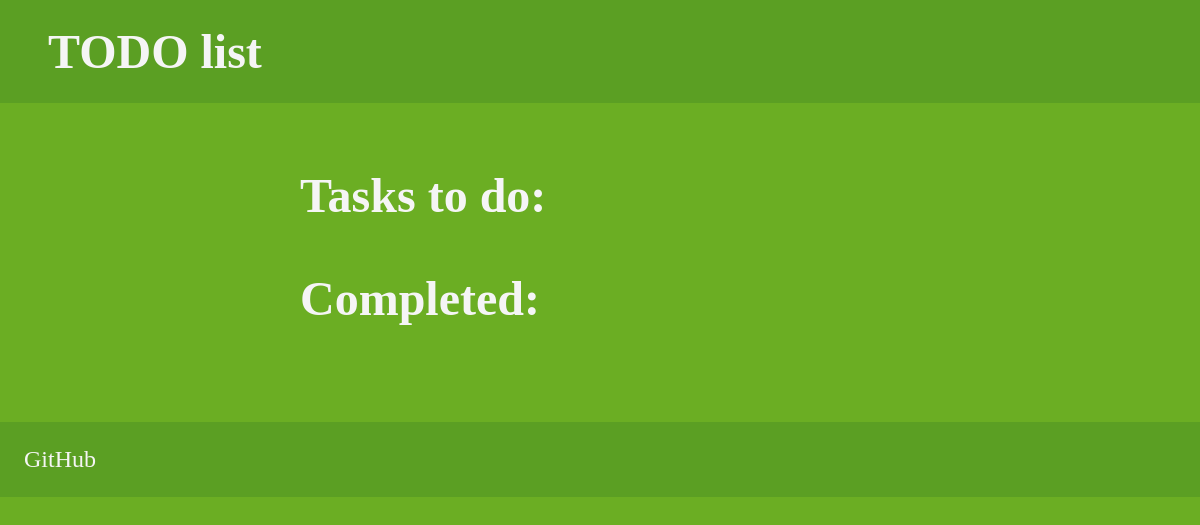
The app's page /, older data.
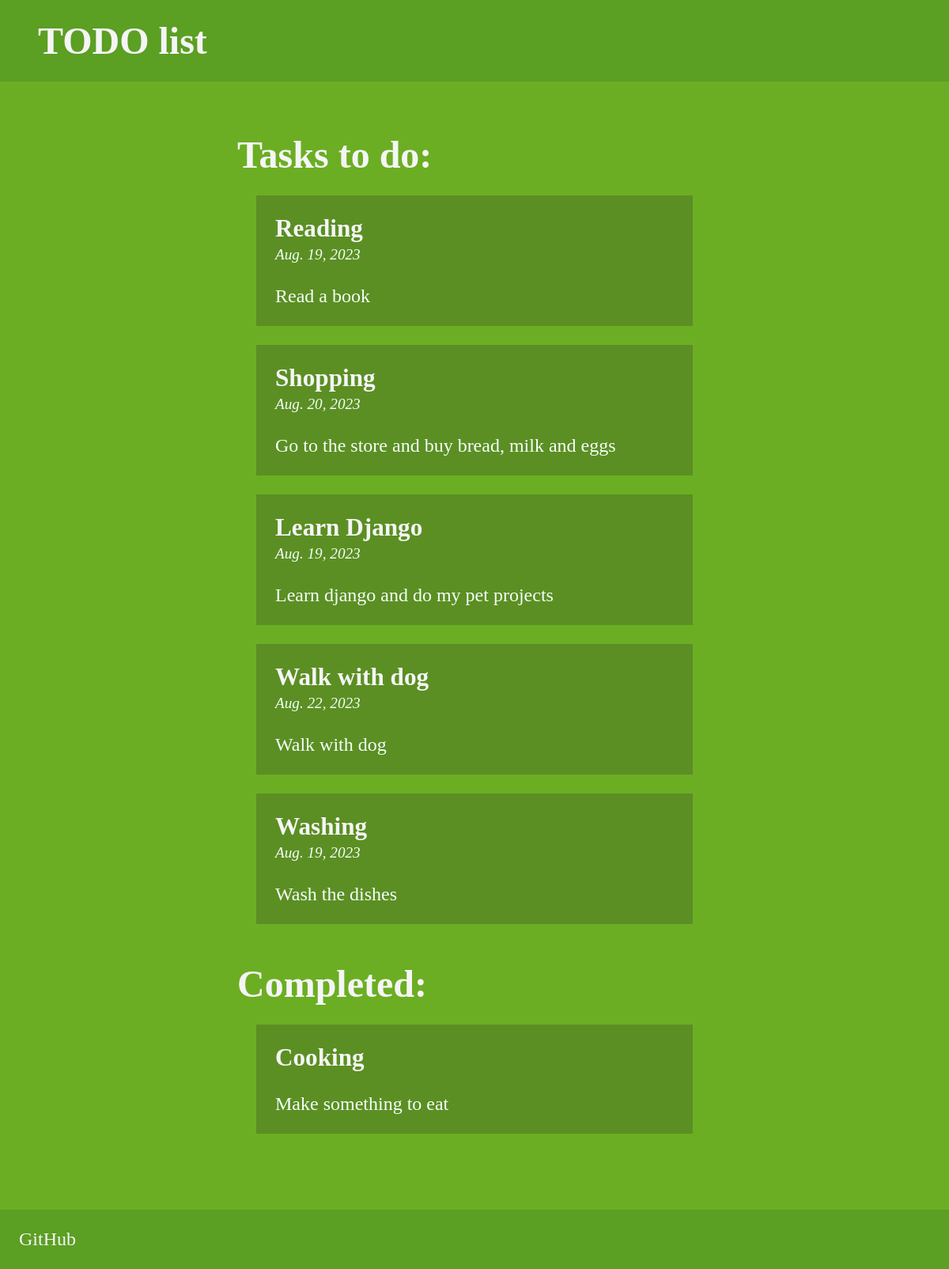
The same page, newer data.
### tasks/models.py (models this page shows, shortened)
class Task(models.Model):
    name = models.CharField(max_length=50, blank=False)
    description = models.CharField(max_length=250, blank=False)
    is_done = models.BooleanField(default=False, blank=False)
    creation_date = models.DateField(default=datetime.now, blank=True)

### tasks/views.py (the view)
# urls.py: path('', main_page)
def main_page(request):
    completed_tasks = Task.objects.filter(is_done=True)
    tasks_todo = Task.objects.filter(is_done=False)
    return render(request=request,
                  template_name='index.html',
                  context={'completed_tasks': completed_tasks,
                           'tasks_todo': tasks_todo})

### templates/index.html (shortened to what this page needs)
<!doctype html>
<html lang="en">
<head>
    <link rel="stylesheet" href="/static/styles.css">
</head>
<body>
    <nav id="navbar">
        <header>
            <h1>TODO list</h1>
        </header>
    </nav>
    <main id="main">
        <h2>Tasks to do:</h2>
        <ol class="list">
            {% for task in tasks_todo %}
            <div class="list-item">
                <li>
                    <h6>{{ task.name }}</h6>
                    <i>{{ task.creation_date }}</i>
                    <br>
                    <br>
                    <p>{{ task.description }}</p>
                </li>
            </div>
            {% endfor %}
        </ol>
        <h2>Completed:</h2>
        <ol class="list">
            {% for task in completed_tasks %}
            <div class="list-item">
                <li>
                    <h6>{{ task.name }}</h6>
                    <br>
                    <p>{{ task.description }}</p>
                </li>
            </div>
            {% endfor %}
        </ol>
    </main>
    <footer>
        <div class="footer">
            <a href="https://github.com/VeRhont">GitHub</a>
        </div>
    </footer>
</body>
</html>

### static/styles.css (style rules this page uses)
* { margin: 0px; padding: 0px; font-size: 24px; }
body { color: mintCream; background-color: #6BAE23; }
#navbar { padding: 1rem 2rem; width: 100vw; background-color: #5B9F23; position: fixed; }
#navbar h1 { font-size: 2rem; color: whiteSmoke; }
#main { width: 50%; margin-inline: auto; padding-top: 5rem; }
#main>h2 { font-size: 48px; color: whiteSmoke; margin: 2rem 0 1rem 0; }
.list { list-style: none; }
.list-item { background-color: #5B8F23; margin: 1rem; padding: 1rem 1rem; }
.list-item h6 { font-size: 1.3rem; color: whiteSmoke; }
.list-item i { font-size: 0.8rem; }
.footer { margin-top: 4rem; padding: 1rem; background-color: #5B9F23; }
.footer a { color: whiteSmoke; text-decoration: none; }

Row changes from the older to the newer data that the page shows:
added Task: name "Reading", creation_date "Aug. 19, 2023", description "Read a book", shown under "Tasks to do:"
added Task: name "Shopping", creation_date "Aug. 20, 2023", description "Go to the store and buy bread, milk and eggs", shown under "Tasks to do:"
added Task: name "Learn Django", creation_date "Aug. 19, 2023", description "Learn django and do my pet projects", shown under "Tasks to do:"
added Task: name "Walk with dog", creation_date "Aug. 22, 2023", description "Walk with dog", shown under "Tasks to do:"
added Task: name "Washing", creation_date "Aug. 19, 2023", description "Wash the dishes", shown under "Tasks to do:"
added Task: name "Cooking", description "Make something to eat", shown under "Completed:"
